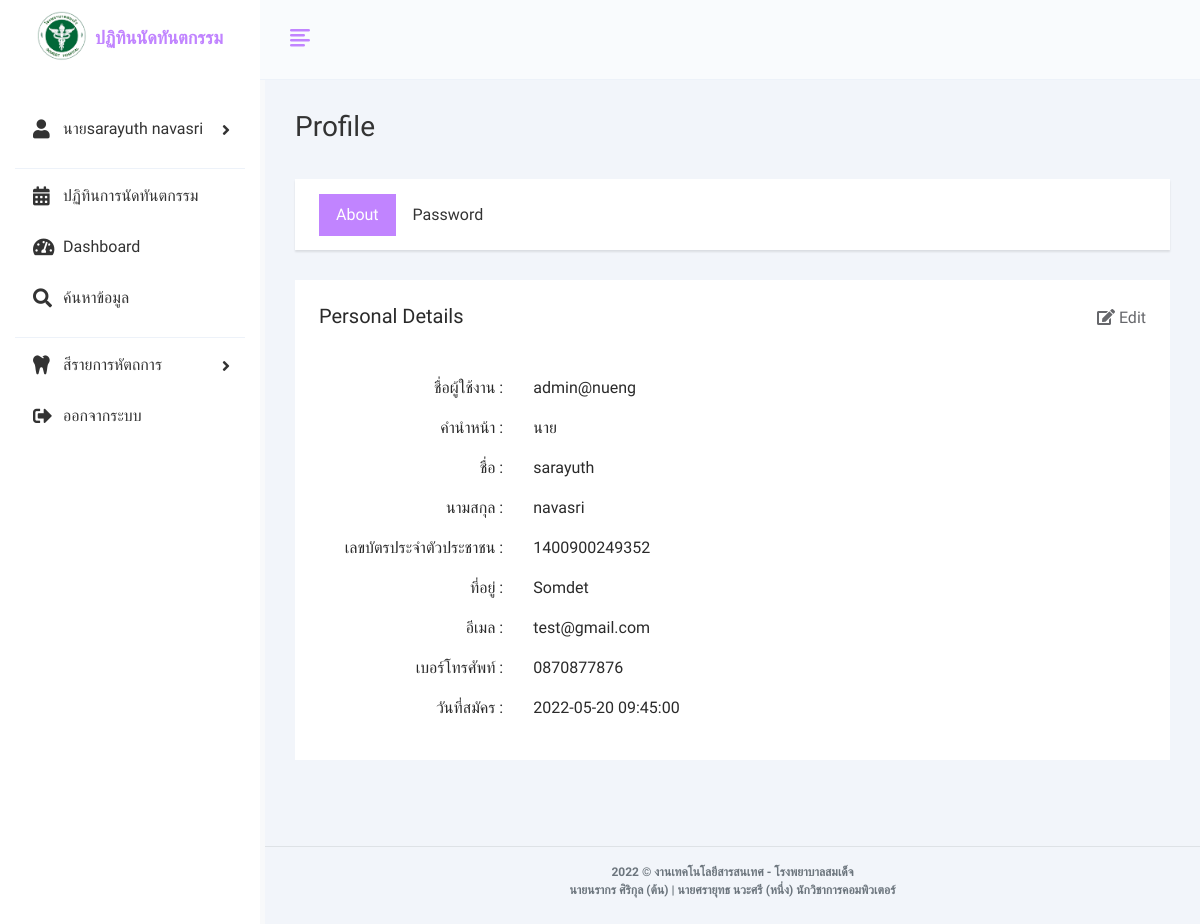
The app's page /profile.php (signed in) with its own data.
### tables this page shows
CREATE TABLE `users`  (
  `user_id` int NOT NULL AUTO_INCREMENT,
  `username` varchar(50) NOT NULL,
  `password` varchar(255) NOT NULL,
  `pname` varchar(255) NOT NULL,
  `firstname` varchar(100) NOT NULL,
  `lastname` varchar(100) NOT NULL,
  `cid` varchar(50) NOT NULL,
  `address` varchar(100) NOT NULL,
  `email` varchar(100) NOT NULL,
  `tel` varchar(50) NOT NULL,
  `user_level` varchar(10) NOT NULL,
  `date` timestamp NOT NULL DEFAULT current_timestamp,
  PRIMARY KEY (`user_id`) USING BTREE
);

### profile.php (the view, shortened to what this page needs)
<?php
if (!$_SESSION["user_id"]) {
    Header("Location: index.php");
} else { ?>
<?php include "components/header-level.php" ?>
<?php include "components/sidebar-level.php" ?>
<div class="main-wrapper">
	<div class="page-wrapper">
		<div class="content container-fluid">
			<div class="page-header mt-5">
				<div class="row">
					<div class="col">
						<h3 class="page-title">Profile</h3>
					</div>
				</div>
			</div>
			<div class="row">
				<div class="col-md-12">
					<div class="profile-menu">
						<ul class="nav nav-tabs nav-tabs-solid">
							<li class="nav-item"> <a class="nav-link active" data-toggle="tab" href="#per_details_tab">About</a> </li>
							<li class="nav-item"> <a class="nav-link" data-toggle="tab" href="#password_tab">Password</a> </li>
						</ul>
					</div>
					<div class="tab-content profile-tab-cont">
						<div class="tab-pane fade show active" id="per_details_tab">
							<div class="row ">
								<div class="col-lg-12">
									<div class="card ">
										<div class="card-body ">
											<h5 class="card-title d-flex justify-content-between ">
												<span>Personal Details</span>
												<a class="edit-link" data-toggle="modal" href="#edit_personal_details"><i class="fa fa-edit mr-1"></i>Edit</a>
											</h5>
											<div class="row mt-5">
												<p class="col-sm-3 text-sm-right mb-0 mb-sm-3">ชื่อผู้ใช้งาน :</p>
												<p class="col-sm-9"><?php echo $row['username']; ?></p>
											</div>
											<div class="row">
												<p class="col-sm-3 text-sm-right mb-0 mb-sm-3">คำนำหน้า :</p>
												<p class="col-sm-9"><?php echo $row['pname']; ?></p>
											</div>
											<div class="row">
												<p class="col-sm-3 text-sm-right mb-0 mb-sm-3">ชื่อ :</p>
												<p class="col-sm-9"><?php echo $row['firstname']; ?></p>
											</div>
											<div class="row">
												<p class="col-sm-3 text-sm-right mb-0 mb-sm-3">นามสกุล :</p>
												<p class="col-sm-9"><?php echo $row['lastname']; ?></p>
											</div>
											<div class="row">
												<p class="col-sm-3 text-sm-right mb-0 mb-sm-3">เลขบัตรประจำตัวประชาชน :</p>
												<p class="col-sm-9"><?php echo $row['cid']; ?></p>
											</div>
											<div class="row ">
												<p class="col-sm-3 text-sm-right mb-0 mb-sm-3">ที่อยู่ :</p>
												<p class="col-sm-9"><?php echo $row['address']; ?></p>
											</div>
											<div class="row ">
												<p class="col-sm-3 text-sm-right mb-0 mb-sm-3">อีเมล :</p>
												<p class="col-sm-9"><?php echo $row['email']; ?></p>
											</div>
											<div class="row ">
												<p class="col-sm-3 text-sm-right mb-0 mb-sm-3">เบอร์โทรศัพท์ :</p>
												<p class="col-sm-9"><?php echo $row['tel']; ?></p>
											</div>
											<div class="row ">
												<p class="col-sm-3 text-sm-right mb-0 mb-sm-3">วันที่สมัคร :</p>
												<p class="col-sm-9"><?php echo $row['date']; ?></p>
											</div>
										</div>
									</div>
								</div>
							</div>
						</div>
					</div>
				</div>
			</div>
		</div>
		<?php include "components/footer.php" ?>
	</div>
</div>
</body>
</html>
<?php } ?>

### components/sidebar-level.php (shortened to what this page needs)
<?php
	include('db/pdo_connect.php');
  $select_stmt = $db->prepare("SELECT * FROM users WHERE username = :username");
  $select_stmt->bindParam(':username', $_SESSION['username']);
  $select_stmt->execute();
  $row = $select_stmt->fetch(PDO::FETCH_ASSOC);
?>
<div class="sidebar" id="sidebar">
        <div class="sidebar-inner slimscroll">
          <div id="sidebar-menu" class="sidebar-menu">
            <ul>
            <?php if(isset($_SESSION['user_id'])){ ?>
              <?php if($row['user_level'] == 'admin'){ ?>
                <li class="submenu">
                  <a href="#">
                    <i class="fas fa-user"></i> <span><?php echo $row['pname']; ?><?php echo $row['firstname']; ?><?php echo ' ' ?><?php echo $row['lastname']; ?></span>
                    <span class="menu-arrow"></span>
                  </a>
                </li>
               <?php }else if($row['user_level'] == 'doctor'){ ?>
                <li class="submenu">
                  <a href="#">
                    <i class="fas fa-user"></i> <span><?php echo $row['pname']; ?><?php echo $row['firstname']; ?><?php echo ' ' ?><?php echo $row['lastname']; ?></span>
                    <span class="menu-arrow"></span>
                  </a>
                  <ul class="submenu_class" style="display: none">
                    <li><a  href="profile.php?user_id=<?= $row['user_id'];?>">โปรไฟล์</a></li>
                    <li><a  href="add-calendar-den.php">เพิ่มข้อมูลในปฏิทิน</a></li>
                    <li><a  href="check-status-user.php">เช็คสถานะวันนัด</a></li>
                  </ul>
                </li>
              <?php }else if($row['user_level'] == 'user'){ ?>
                <li class="submenu">
                  <a href="#">
                    <i class="fas fa-user"></i> <span><?php echo $row['pname']; ?><?php echo $row['firstname']; ?><?php echo ' ' ?><?php echo $row['lastname']; ?></span>
                    <span class="menu-arrow"></span>
                  </a>
                  <ul class="submenu_class" style="display: none">
                    <li><a  href="profile.php?user_id=<?= $row['user_id'];?>">โปรไฟล์</a></li>
                    <li><a  href="add-calendar.php">เพิ่มข้อมูลในปฏิทิน</a></li>
                  </ul>
                </li>
               <?php } ?>
            <?php } ?>
              <li class="list-divider"></li>
              <?php if(isset($_SESSION['user_id'])) {?>
                <li>
                <a href="calendar-level.php">
                  <i class="fas fa-calendar-alt"></i><span>ปฏิทินการนัดทันตกรรม</span>
                </a>
              </li>
              <?php } ?>
              <li>
                <a href="dashboard-level.php">
                  <i class="fas fa-tachometer-alt"></i><span>Dashboard</span>
                </a>
              </li>
			        <li>
                <a href="search-level.php">
                  <i class="fas fa-search"></i><span>ค้นหาข้อมูล</span>
                </a>
              </li>
              <li class="list-divider"></li>
              <li class="submenu">
                <a href="#">
                  <i class="fas fa-tooth"></i> <span> สีรายการหัตถการ </span>
                  <span class="menu-arrow"></span>
                </a>
              </li>
              <?php if(isset($_SESSION['user_id'])){ ?>
              <li>
                <a class="exit-btn" href="logout.php">
                <i class="fas fa-sign-out-alt"></i><span>ออกจากระบบ</span>
                </a>
              </li>
              <?php } ?>
            </ul>
          </div>
        </div>
      </div>

### records on screen
users: pname "นาย", firstname "sarayuth", lastname "navasri", username "admin@nueng", cid "1400900249352", address "Somdet", email "test@gmail.com", tel "0870877876", date "2022-05-20 09:45:00"
